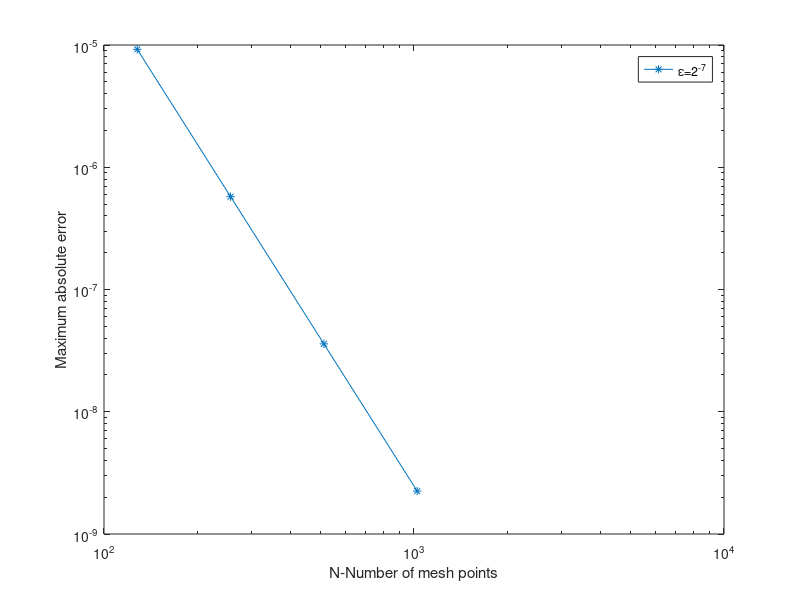

Source code (MATLAB):
tic%clc;
clear all;
n=2^10;          
eps=2^(-10);
%eta=0.1*eps;
x(1)=-1;
x(n+1)=1;
h=(x(n+1)-x(1))/n;
y(1)=1;
y(n+1)=2;
for i=2:n+1
    x(i)=x(1)+(i-1)*h;
end
alf=5/12;   %A1+A4=5/6;
A2=1/12;
A3=1/12;
omg=-1/(20*eps);
% alf=1/12;
% bet=5/12;
% omg=-1/(20*eps);

%d=0.1*eps;

ro=1;

for i=1:n+1
   pp(i)=-x(i);
   qq(i)=1;%1)2000./(t+1);
   ff(i)=0;%(exp(x(i)*x(i))*(2*eps+4*eps*x(i)*x(i)-3-x(i)*x(i)));
%(2*eps-1)*cosh(x(i))+eps*x(i)*sinh(x(i))-sinh(x(i))/x(i);
end

W(1)=0;
G(1)=1.000;
% e(2)=-1+((alf*h*h*q(1))/(eps-k));
% f(2)=-2-((2*bet*(h*h)*q(2))/(eps-k));
% g(2)=-1+((alf*h*h*q(3))/(eps-k));
% hh(2)=-((h*h)*(alf*c(1)+2*bet*c(2)+alf*c(3)))/(eps-k);
for i=2:n 
    e(i)=-eps*ro+((A2*h*pp(i+1))/2)-(((alf)*h*pp(i))*(1+(2*omg*h*h*qq(i-1))-(omg*h*(pp(i+1)+3*pp(i-1)))))+(A3*h*h*qq(i-1))-(3*h*A3*pp(i-1)/2);
      f(i)=-(2*eps*ro)+(2*h*A2*pp(i+1))+(4*omg*pp(i)*h*h*(alf)*(pp(i+1)+pp(i-1)))-(qq(i)*h*h*(2*alf))-(2*h*A3*pp(i-1));  
      g(i)=-eps*ro+((3*A2*h*pp(i+1))/2)+(((alf)*h*pp(i))*(1+(2*omg*h*h*qq(i+1))+(omg*h*(3*pp(i+1)+pp(i-1)))))+(A2*h*h*qq(i+1))-((h*A3*pp(i-1))/2);
      hh(i)=-(h*h)*(((A2+(pp(i)*(2*alf)*omg*h))*ff(i+1))+((2*alf)*ff(i))+((A3-((2*alf)*pp(i)*omg*h))*ff(i-1)));  
%(1-h*(1-0.001/h)*p(i+1)/2-h*q(i+1)/2);
% 
%       e(i)=-eps-(3*alf*h*p(i-1))/2+(alf*(h*h)*q(i-1))-(h*bet*p(i))-(2*(h^3)*bet*omg*p(i)*q(i-1))+(h*h*bet*omg*p(i)*(p(i+1)+3*p(i-1)))+(alf*h*p(i+1))/2;
%       f(i)=-(2*eps)+(2*alf*h*p(i+1))+(4*h*h*bet*omg*p(i)*(p(i+1)+p(i-1)))-(2*h*h*bet*q(i))-(2*alf*h*p(i-1));  
%       g(i)=-eps+(3*alf*h*p(i+1))/2+(alf*(h*h)*q(i+1))+(h*bet*p(i))+(2*(h^3)*bet*omg*p(i)*q(i+1))+(h*h*bet*omg*p(i)*(3*p(i+1)+p(i-1)))-(alf*h*p(i-1))/2;
%       hh(i)=-(h*h)*((alf+(2*bet*h*omg*p(i)))*c(i+1)+(2*bet)*c(i)+(alf-(2*bet*h*omg*p(i)))*c(i-1));  
% %(1-h*(1-0.001/h)*p(i+1)/2-h*q(i+1)/2);
end

for i=2:n
    W(i)=g(i)/(f(i)-e(i)*W(i-1));
    G(i)=(-hh(i)+e(i)*G(i-1))/(f(i)-e(i)*W(i-1));
end
for i=n:-1:2
    y(i)=G(i)+W(i)*y(i+1);
    %y(n)=1/sqrt(exp(1));
    % y(i+1)=(hh(i)-e(i)*y(i-1)+f(i)*y(i))/g(i);
end
%y=y';
for i=1:n+1
%    A(i)=exp(-(2*x(i)*x(i)-2*x(i))/eps);%exp(1/(2*eps)-(1-2*x(i))*(1-2*x(i))/(2*eps));% y(k)=i*(i+1-.002)+(0.002-1)*(1-exp(-1000*i))/(1-exp(-1000));
%    B(i)=exp((1-2*x(i))*(1-2*x(i))/(2*eps)); %y(k)=(exp((1.0001*(i-1))*10000))+exp(-i);
%    C(i)=sqrt(2*pi)*erf((1-2*x(i))/sqrt(2*eps));       % y1(i)=((exp(c2)-1)*exp(c1*x(i))+(1-exp(c1))*exp(c2*x(i)))/(exp(c2)-exp(c1));
%    D(i)=exp(1/(2*eps))*sqrt(2*pi)*erf(1/sqrt(2*eps))+2*sqrt(eps);     %y1(i)=2*exp(-2*(x(i)+1)/eps)+exp(-2*(1-x(i))/eps);
%yy(i)=-A(i)*(2*B(i)*C(i)*x(i)-B(i)*C(i)-2*sqrt(eps))/(D(i));
%yy(i)=-(exp(1/(2*eps)-(1-2*x(i))*(1-2*x(i))/(2*eps)))*(2*(exp((1-2*x(i))*(1-2*x(i))/(2*eps)))*(sqrt(2*pi)*erf((1-2*x(i))/sqrt(2*eps)))*x(i)...
  %  -(exp((1-2*x(i))*(1-2*x(i))/(2*eps)))*(sqrt(2*pi)*erf((1-2*x(i))/sqrt(2*eps)))-2*sqrt(eps))/(exp(1/(2*eps))*sqrt(2*pi)*erf(1/sqrt(2*eps))+2*sqrt(eps));
%y1(i)=-(2*C(i)*x(i)-C(i)-2*sqrt(eps)*exp(-(1-2*x(i))*(1-2*x(i))/(2*eps)))/(sqrt(2*pi)*erf(1/sqrt(2*eps))+2*sqrt(eps)*exp(-1/(2*eps)));
y1(i)=(2*sqrt(eps)*(x(i)+3*exp(-(x(i)*x(i)-1)/(2*eps)))+exp(1/(2*eps))*sqrt(2*pi)*x(i)*erf(1/sqrt(2*eps))+3*exp(1/(2*eps))*sqrt(2*pi)*x(i)*erf(x(i)/sqrt(2*eps)))/(2*exp(1/(2*eps))*sqrt(2*pi)*erf(1/sqrt(2*eps))+4*sqrt(eps));

end
%    y1(i)=exp(x(i)*x(i));%x(i)*sinh(x(i));
%y1=y1';
for i=1:n+1
    y2(i)=abs(y(i)-y1(i));
end
y2=y2';
error=abs(y-y1);
max=max(error)'
% format short e
T = [x' y' y1' error'];%zh1=abs((y-y1)/abs(y))';
toc%maxh1=max(zh1)';
N=[2^(7),2^(8),2^(9),2^(10)];
E1=[4.0592e-07, 2.5378e-08, 1.5863e-09, 9.9321e-11];
E2=[1.1498e-06, 7.1811e-08, 4.4873e-09, 2.8046e-10];
E3=[3.2550e-06, 2.0296e-07, 1.2689e-08, 7.9318e-10];
E4=[9.2166e-06, 5.7490e-07, 3.5906e-08, 2.2437e-9];
%plot(x, y2)
loglog(N, E4,'-*')
legend('\epsilon=2^-^7','\epsilon=2^-^8','\epsilon=2^-^9','\epsilon=2^-^1^0');
xlabel('N-Number of mesh points');
ylabel('Maximum absolute error');  
hold on;
%M=max(maxh1)
%plot(x,y2,'-')
%plot(x,y1,'-',x,y,'.');
%hold on;
%legend(num2str('exact solution'),num2str('numerical solution'))% order=(log(maxh1)-log(maxh2))/log(2);
%E1=sqrt(sum(error))/sqrt(sum(y1'*y1))

%c1=(-1-sqrt(1+4*(eps-d)))/(2*(eps-d));
% c2=(-1+sqrt(1+4*(eps-d)))/(2*(eps-d));
%  for i=1:n+1
%  ye(i)=((1-exp(c2))*exp(c1*x(i))+(exp(c1)-1)*exp(c2*x(i)))/(exp(c1)-exp(c2));
% 
% % % %y1(i)=2*x(i)+(1-exp(-x(i)/eps))/(exp(-1/eps)-1);
%  end
% ye=ye';
% maxh2=max(zh2)
% order=(log(maxh1)-log(maxh2))/log(2);
% for i=1:n
%     ff(i)=e(i)+g(i);
% end
% TT=[ff' f'];
% ss=[e1' g1'];
% plot(x,y,'-');
% 
% 
% 
% k=1;
% for i=1:2:n1+2
%     x11(k)=x1(i);
%     y11(k)=y1(i);
%     k=k+1;
%     end
% y11=y11';
% k=1;
% for i=1:4:n2+2
%     x22(k)=x2(i);
%     y22(k)=y2(i);
%     k=k+1;
% end
% y22=y22';
% 
% T=[x' y y11 y22];
% zh1=abs(y-y11);
% zh2=abs(y11-y22);
% maxh1=max(zh1)
% maxh2=max(zh2)
% order=(log(maxh1)-log(maxh2))/log(2);
% for i=1:n
%     ff(i)=e(i)+g(i);
% end
% TT=[ff' f'];
% ss=[e1' g1'];
 %plot(x,ye,'-');
 %plot(x,ye,'-',x,y,'o');
% 
